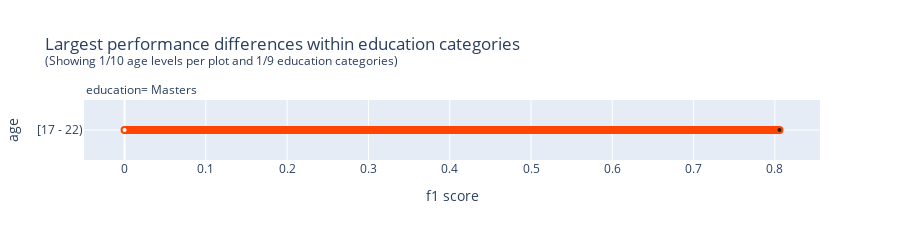

Notebook cell for this chart:
### Markdown cell above
## Stress test

### Code cell
check = PerformanceDisparityReport(protected_feature="age", control_feature="education", scorer="f1", max_subgroups_per_category_to_display=1, max_categories_to_display=1)
res = check.run(dataset, model=model)
res.display[0].show(rendered="svg")

### Figure 1 — Plotly figure (JSON) as saved in the notebook; plotly's stock layout.template omitted (floating-point values rounded to 4 significant figures)
{"data": [{"cliponaxis": false, "hovertemplate": ["%{y}: %{x} (group size: 3)<extra></extra>", "baseline: %{x} (group size: 1723)<extra></extra>"], "line": {"color": "orangered", "width": 8}, "marker": {"color": ["white", "#222222"], "line": {"color": ["orangered", "orangered"], "width": [2, 2]}, "size": 6, "symbol": 0}, "mode": "lines+text+markers", "opacity": 1, "showlegend": false, "type": "scatter", "x": [0, 0.8056], "xaxis": "x", "y": ["[17 - 22)", "[17 - 22)"], "yaxis": "y"}], "layout": {"annotations": [{"font": {"size": 12}, "showarrow": false, "text": "education= Masters", "x": 0, "xanchor": "left", "xref": "paper", "y": 1, "yanchor": "bottom", "yref": "paper"}], "height": 220, "title": {"text": "Largest performance differences within education categories<br><sup>(Showing 1/10 age levels per plot and 1/9 education categories)</sup>"}, "xaxis": {"anchor": "y", "domain": [0, 1], "title": {"text": "f1 score"}}, "yaxis": {"anchor": "x", "domain": [0, 1], "tickmode": "linear", "title": {"text": "age"}}}}
